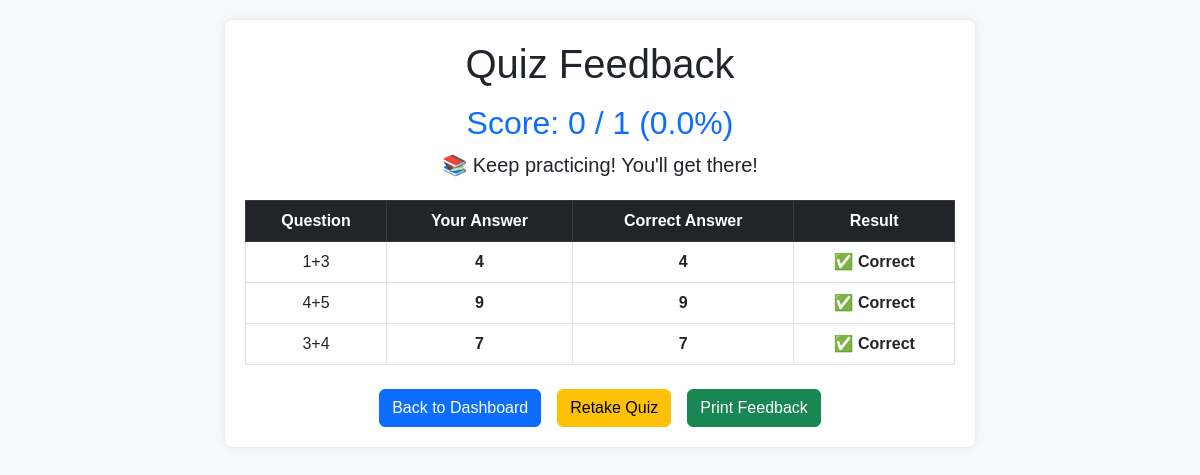
Page /quiz_feedback/1 (signed in) on the committed database.
### models/models.py (models this page shows)
class Question(db.Model):
    id = db.Column(db.Integer, primary_key=True)
    quiz_id = db.Column(db.Integer, db.ForeignKey('quiz.id', ondelete='CASCADE'), nullable=False)
    question_statement = db.Column(db.Text, nullable=False)
    optionA = db.Column(db.String(255), nullable=False)
    optionB = db.Column(db.String(255), nullable=False)
    optionC = db.Column(db.String(255), nullable=False)
    optionD = db.Column(db.String(255), nullable=False)
    correct_option = db.Column(db.String(1), nullable=False)

### app.py (the view)
@app.route('/quiz_feedback/<int:quiz_id>')
def quiz_feedback(quiz_id):
    if 'user_id' not in session:
        flash("Please log in to view quiz feedback.", "error")
        return redirect(url_for('login'))
    user_id = session['user_id']
    quiz = Quiz.query.get_or_404(quiz_id)
    questions = Question.query.filter_by(quiz_id=quiz_id).all()
    if not questions:
        flash("No questions found for this quiz.", "error")
        return redirect(url_for('user_dashboard'))
    responses = UserResponse.query.filter_by(user_id=user_id, quiz_id=quiz_id).all()
    response_dict = {resp.question_id: resp for resp in responses}
    current_score = request.args.get('score', type=int) or 0
    total_questions = request.args.get('total_questions', type=int) or 1  # Prevent division by zero
    percentage = request.args.get('percentage', type=float) or 0.0
    feedback = []
    def get_option_value(question, option_key):
        return getattr(question, f'option{option_key}', "Invalid Option")
    for question in questions:
        user_response = response_dict.get(question.id)
        selected_option_key = user_response.selected_answer if user_response else "No Answer"
        correct_option_key = question.correct_option  #'A', 'B', 'C', or 'D'
        selected_answer = get_option_value(question, selected_option_key) if user_response else "No Answer"
        correct_answer = get_option_value(question, correct_option_key)
        is_correct = user_response.is_correct if user_response else False
        feedback.append({
            "question": question.question_statement,
            "selected": selected_answer,
            "correct": correct_answer,
            "is_correct": is_correct
        })
    return render_template(
        "quiz_feedback.html",
        quiz_id=quiz_id,
        feedback=feedback,
        correct_count=current_score,  # Display current score
        total=total_questions,
        percentage=round(percentage, 2)
    )

### templates/quiz_feedback.html (shortened to what this page needs)
<!DOCTYPE html>
<html lang="en">
<head>
    <link rel="stylesheet" href="https://cdnjs.cloudflare.com/ajax/libs/bootstrap/5.3.0/css/bootstrap.min.css">
</head>
<body>
    {% include 'toastr.html' %}
    <div class="container text-center">
        <h1 class="mb-3">Quiz Feedback</h1>
        <h2 class="text-primary">Score: {{ correct_count }} / {{ total }} ({{ percentage }}%)</h2>
        <p class="lead">
            {% if percentage >= 80 %} 🎉 Excellent! Keep it up! {% elif percentage >= 50 %} 👍 Good effort! Try to improve! {% else %} 📚 Keep practicing! You'll get there! {% endif %}
        </p>
        <table class="table table-bordered">
            <thead class="table-dark">
                <tr>
                    <th>Question</th>
                    <th>Your Answer</th>
                    <th>Correct Answer</th>
                    <th>Result</th>
                </tr>
            </thead>
            <tbody>
                {% for item in feedback %}
                <tr>
                    <td>{{ item.question }}</td>
                    <td class="{% if item.selected == 'No Answer' %}no-answer{% elif item.is_correct %}correct{% else %}incorrect{% endif %}">
                        {{ item.selected if item.selected else "No Answer" }}
                    </td>
                    <td><strong>{{ item.correct }}</strong></td>
                    <td class="{% if item.is_correct %}correct{% else %}incorrect{% endif %}">
                        {% if item.is_correct %}
                            ✅ Correct
                        {% elif item.selected == "No Answer" %}
                            ⚠️ No Answer
                        {% else %}
                            ❌ Incorrect
                        {% endif %}
                    </td>
                </tr>
                {% endfor %}
            </tbody>
        </table>
        <div class="d-flex flex-wrap justify-content-center gap-3 mt-4">
            <a href="{{ url_for('user_dashboard') }}" class="btn btn-primary">
                 Back to Dashboard
            </a>
            <a href="{{ url_for('attempt_quiz', quiz_id=quiz_id) }}" class="btn btn-warning">
                 Retake Quiz
            </a>
            <button class="btn btn-success" onclick="printFeedback()">
                 Print Feedback
            </button>
        </div>
    </div>
</body>
</html>

### templates/quiz_feedback.html (style rules this page uses)
body { font-family: Arial, sans-serif; background-color: #f8f9fa; padding: 20px; }
.container { max-width: 750px; margin: auto; background: white; padding: 20px; border-radius: 8px; box-shadow: 0 0 10px rgba(0, 0, 0, 0.1); }
.correct { color: green; font-weight: bold; }
table { width: 100%; margin-top: 20px; }
th, td { padding: 10px; text-align: center; }

### rows in the picture
Question: question "1+3", optionA "4", correct "4"
Question: question "4+5", optionC "9", correct "9"
Question: question "3+4", optionA "7", correct "7"

### other values in the picture
{{ correct_count }} "0"
{{ total }} "1"
{{ percentage }} "0.0"
